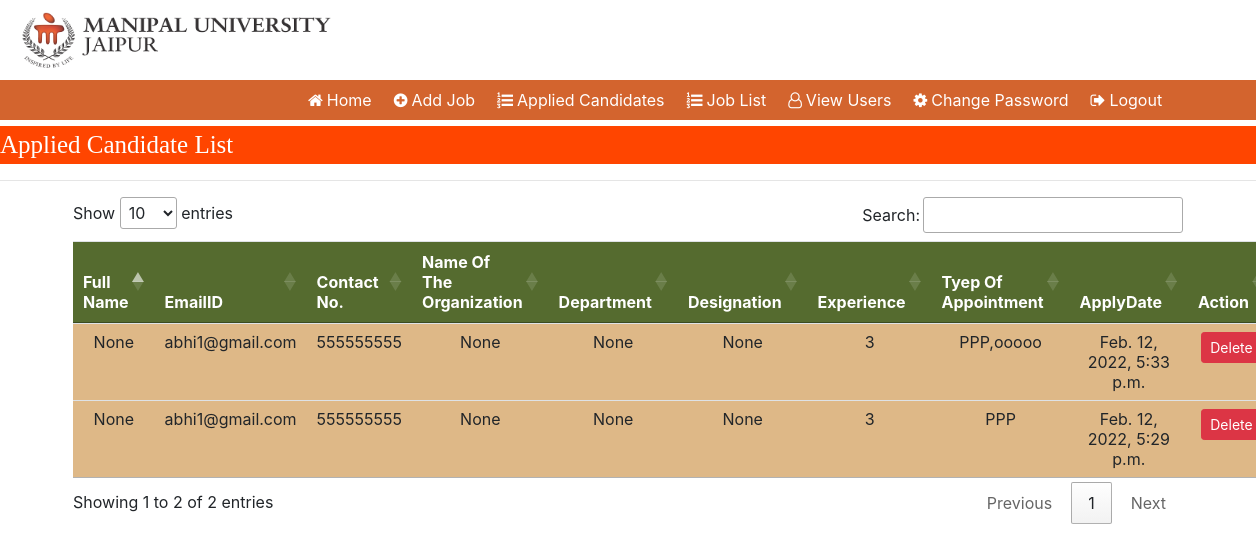
/jobaply, run on an earlier commit of the app's database.
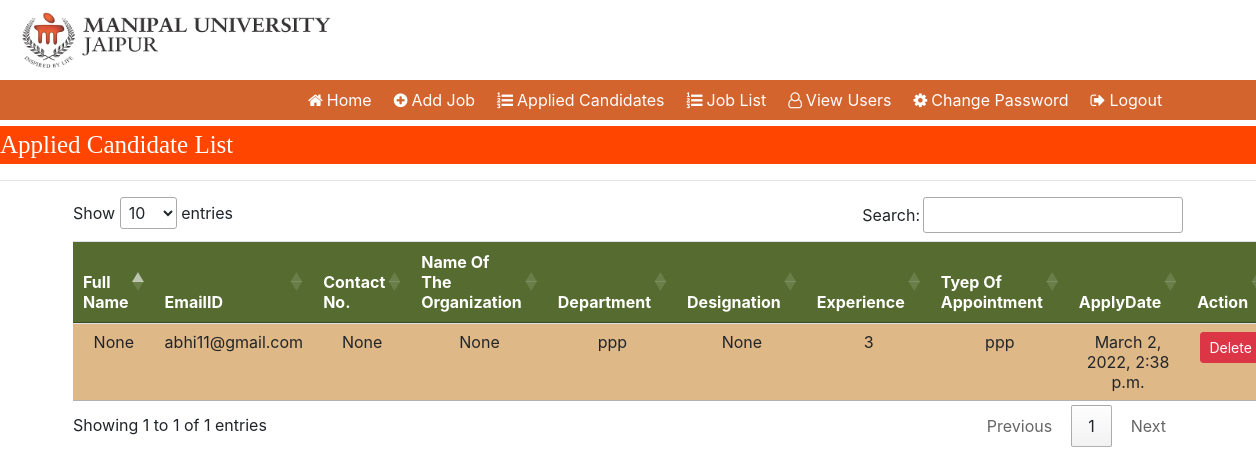
And on a later commit of the database.
### job/models.py (models this page shows, shortened)
class Applyjobs(models.Model):
    usr = models.ForeignKey(User,null=True, blank=True,on_delete=models.CASCADE)
    job = models.ForeignKey(Addjob,null=True, blank=True,on_delete=models.CASCADE)
    paymentid = models.CharField(null=True, blank=True,max_length=500)
    paid = models.CharField(null=True, blank=True,max_length=500)
    orderid = models.CharField(null=True, blank=True,max_length=500)
    verify = models.BooleanField(default=False)
    created = models.DateTimeField(auto_now_add=True, null=True, blank=True)
    updated = models.DateTimeField(auto_now=True, null=True, blank=True)

class User(AbstractBaseUser,PermissionsMixin):
    username = None
    Name = models.CharField(max_length=255, null=True,blank=True )
    middlename = models.CharField(max_length=255, null=True,blank=True )
    email = models.CharField(max_length=255, null=True,blank=True , unique=True)
    contact = models.CharField(max_length=12, null=True,blank=True)
    fname = models.CharField(max_length=255, null=True,blank=True)
    laname = models.CharField(max_length=255, null=True,blank=True)
    father = models.CharField(max_length=30, null=True,blank=True)
    mother = models.CharField(max_length=30, null=True,blank=True)
    aadhar = models.CharField(max_length=50, null=True,blank=True)
    passport = models.CharField(max_length=50, null=True,blank=True)
    pancard = models.CharField(max_length=50, null=True,blank=True)
    drivinglicens = models.CharField(max_length=50, null=True,blank=True)
    martial = models.CharField(max_length=20, null=True,blank=True)
    age = models.CharField(max_length=10, null=True,blank=True)
    gender = models.CharField(max_length=20, null=True,blank=True)
    password = models.CharField(max_length=255, null=True,blank=True)
    cpassword = models.CharField(max_length=255, null=True,blank=True)
    address1 = models.CharField(max_length=100, null=True,blank=True)
    address2 = models.CharField(max_length=100, null=True,blank=True)
    landmark = models.CharField(max_length=100, null=True,blank=True)
    state = models.CharField(max_length=100, null=True,blank=True)
    city = models.CharField(max_length=100, null=True,blank=True)
    district = models.CharField(max_length=100, null=True,blank=True)
    pin = models.CharField(max_length=100,null=True,blank=True)
    tehsil = models.CharField(max_length=200, null=True,blank=True)
    nationlity = models.CharField(max_length=200, null=True,blank=True)
    domicial = models.CharField(max_length=200, null=True,blank=True)
    domicial_certificate = models.CharField(max_length=200, null=True,blank=True)
    domicial_date = models.CharField(max_length=200, null=True,blank=True)
    domicial_district = models.CharField(max_length=200, null=True,blank=True)
    caddress1 = models.CharField(max_length=100, null=True, blank=True)
    caddress2 = models.CharField(max_length=100, null=True, blank=True)
    clandmark = models.CharField(max_length=100, null=True, blank=True)
    cstate = models.CharField(max_length=100, null=True, blank=True)
    ccity = models.CharField(max_length=100, null=True, blank=True)
    cdistrict = models.CharField(max_length=100, null=True, blank=True)
    cpin = models.CharField(max_length=100, null=True, blank=True)
    ctehsil = models.CharField(max_length=200, null=True, blank=True)
    cnationlity = models.CharField(max_length=200, null=True, blank=True)
    caste = models.CharField(max_length=200, null=True,blank=True)
    PhysicallyHandicap = models.CharField(max_length=200, null=True,blank=True)
    economically = models.CharField(max_length=200, null=True,blank=True)
    Quata = models.CharField(max_length=200, null=True,blank=True)
    Minority = models.CharField(max_length=200, null=True,blank=True)
    qualification = models.CharField(max_length=200, null=True,blank=True)
    sscuniversity = models.CharField(max_length=200, null=True,blank=True)
    ssccollege = models.CharField(max_length=200, null=True,blank=True)
    sscdate = models.CharField(max_length=200, null=True,blank=True)
    ssctotalmarks = models.CharField(max_length=200, null=True,blank=True)
    sscobtainmarks= models.CharField(max_length=200, null=True,blank=True)
    sscgrade = models.CharField(max_length=200, null=True,blank=True)
    sscdoc = models.ImageField(upload_to='sscdoc', null=True,blank=True)
    hscuniversity = models.CharField(max_length=200, null=True, blank=True)
    hsccollege = models.CharField(max_length=200, null=True, blank=True)
    hscdate = models.CharField(max_length=200, null=True, blank=True)
    hsctotalmarks = models.CharField(max_length=200, null=True, blank=True)
    hscobtainmarks = models.CharField(max_length=200, null=True, blank=True)
    hscgrade = models.CharField(max_length=200, null=True, blank=True)
    hscdoc = models.ImageField(upload_to='hscdoc', null=True, blank=True)
    graduationuniversity = models.CharField(max_length=200, null=True, blank=True)
    graduationcollege = models.CharField(max_length=200, null=True, blank=True)
    graduationdate = models.CharField(max_length=200, null=True, blank=True)
    graduationtotalmarks = models.CharField(max_length=200, null=True, blank=True)
    graduationobtainmarks = models.CharField(max_length=200, null=True, blank=True)
    graduationgrade = models.CharField(max_length=200, null=True, blank=True)
    graduationdoc = models.ImageField(upload_to='graduationdoc', null=True, blank=True)
    postgraduationuniversity = models.CharField(max_length=200, null=True, blank=True)
    postgraduationcollege = models.CharField(max_length=200, null=True, blank=True)
    postgraduationdate = models.CharField(max_length=200, null=True, blank=True)
    postgraduationtotalmarks = models.CharField(max_length=200, null=True, blank=True)
    postgraduationobtainmarks = models.CharField(max_length=200, null=True, blank=True)
    postgraduationgrade = models.CharField(max_length=200, null=True, blank=True)
    postgraduationdoc = models.ImageField(upload_to='postgraduationdoc', null=True, blank=True)
    phduniversity = models.CharField(max_length=200, null=True, blank=True)
    phdcollege = models.CharField(max_length=200, null=True, blank=True)
    phddate = models.CharField(max_length=200, null=True, blank=True)
    phdtotalmarks = models.CharField(max_length=200, null=True, blank=True)
    phdobtainmarks = models.CharField(max_length=200, null=True, blank=True)
    phdgrade = models.CharField(max_length=200, null=True, blank=True)
    phddoc = models.ImageField(upload_to='phddoc', null=True, blank=True)
    year = models.CharField(max_length=10, null=True,blank=True)
    month = models.CharField(max_length=10, null=True,blank=True)
    designation = models.CharField(max_length=100, null=True,blank=True)
    department = models.CharField(max_length=100, null=True,blank=True)
    companyname = models.CharField(max_length=100, null=True,blank=True)
    appointmen = models.CharField(max_length=100, null=True,blank=True)
    salary = models.CharField(max_length=100, null=True,blank=True)
    expectedsalary = models.CharField(max_length=100, null=True,blank=True)
    moreyear = models.CharField(max_length=10, null=True,blank=True)
    moremonth = models.CharField(max_length=10, null=True,blank=True)
    moredesignation = models.CharField(max_length=100, null=True,blank=True)
    moredepartment = models.CharField(max_length=100, null=True,blank=True)
    morecompanyname = models.CharField(max_length=100, null=True,blank=True)
    moreappointmen = models.CharField(max_length=100, null=True,blank=True)
    moresalary = models.CharField(max_length=100, null=True,blank=True)
    moreexpectedsalary = models.CharField(max_length=100, null=True,blank=True)
    profilepic = models.ImageField(upload_to='profile',blank=True,null=True)
    signature = models.ImageField(upload_to='signature',blank=True,null=True)
    type = models.CharField(max_length=15, null=True,blank=True)
    verify = models.BooleanField(default=False)
    status = models.CharField(max_length=20, null=True,blank=True)
    Education = models.CharField(max_length=20, null=True,blank=True)
    is_staff = models.BooleanField(default=False, )
    is_superuser = models.BooleanField(default=False)
    created = models.DateTimeField(auto_now_add=True, null=True, blank=True)
    updated = models.DateTimeField(auto_now=True, null=True, blank=True)
    USERNAME_FIELD = 'email'
    REQUIRED_FIELDS = []
    objects = Usermanager()

### superadmin/models.py (models this page shows)
class Addjob(models.Model):
    title = models.CharField(max_length=500, null=True, blank=True)
    startdate = models.CharField(max_length=500, null=True, blank=True)
    enddate = models.CharField(max_length=500, null=True, blank=True)
    salary = models.IntegerField( null=True, blank=True)
    logo = models.ImageField(upload_to='logo', null=True, blank=True)
    Experience = models.IntegerField()
    company = models.CharField(max_length=500, null=True, blank=True)
    skill = models.CharField(max_length=500, null=True, blank=True)
    description = models.CharField(max_length=500, null=True, blank=True)
    Education = models.CharField(max_length=500, null=True, blank=True)
    Jobtype = models.CharField(max_length=500, null=True, blank=True)
    prize = models.FloatField(null=True, blank=True)
    location = models.CharField(null=True, blank=True,max_length=500)
    created = models.DateTimeField(auto_now_add=True, null=True, blank=True)
    updated = models.DateTimeField(auto_now=True, null=True, blank=True)

### job/views.py (the view)
# urls.py: path('jobaply', jobapplied, name='joba'),
def jobapplied(request):
    uu = Applyjobs.objects.all()
    return render(request,'jobapplied.html',{'apj':uu})

### templates/jobapplied.html (shortened to what this page needs)
{%  load static %}
{%   block body %}
{%   include 'admin/admin_navigation.html'%}
<marquee style="font-family: Trebuchet MS sans-serif; font-size: 25px; color: white; background-color: orangered; margin-top: 0.5%">
       Applied Candidate List
    </marquee>
<hr>
<div class="container">
<table class="table table-hover " id="bootstrapdatatable">
    <thead>
        <tr style="background-color:darkolivegreen; color : white">
            <th>Full Name</th>
            <th>EmailID</th>
            <th>Contact No.</th>
            <th>Name Of The Organization</th>
            <th>Department</th>
			<th>Designation</th>
			<th>Experience</th>
			<th>Tyep Of Appointment</th>
            <th>ApplyDate</th>
            <th>Action</th>
        </tr>
    </thead>
        <tbody>
            {% for i in apj %}
            <tr style="background-color: #DEB887;">
                <td>{{i.usr.Name}}</td>
                <td>{{i.usr.email}}</td>
                <td>{{i.usr.contact}}</td>
                <td>{{i.usr.companyname}}</td>
                <td>{{i.usr.department}}</td>
                <td>{{i.usr.designation}}</td>
                <td>{{i.job.Experience}}</td>
                <td>{{i.job.Education}}</td>
                <td>{{i.job.created}}</td>
                <td>
                     <a  id="del-aplcan" data-id="{{ i.id }}" class="btn btn-danger btn-sm">Delete</a>
                </td>
            </tr>
            {% endfor %}
        </tbody>
</table>
</div>
{%   endblock %}

### templates/admin/admin_navigation.html (shortened to what this page needs)
<html lang="">
<head>
     {% load static %}
     <link rel="stylesheet" href="https://maxcdn.bootstrapcdn.com/bootstrap/4.5.2/css/bootstrap.min.css">
     <link rel="stylesheet" href="https://cdnjs.cloudflare.com/ajax/libs/font-awesome/4.7.0/css/font-awesome.min.css">
        <link rel="stylesheet" href="https://cdn.datatables.net/1.11.3/css/jquery.dataTables.min.css">
        <link rel="stylesheet" href="https://cdn.datatables.net/buttons/2.0.1/css/buttons.dataTables.min.css">
</head>
<body>
    <div class="container-fluid">
        <div class="row">
            <div class="col-sm-3">
                <img src="{% static 'images/MUJ logo_High.png'%}" style="margin-left:-5px;width:330px; height:80px" alt="">
            </div>
        </div>
    </div>
<nav class="navbar-expand-sm" style="background-color: rgb(211,100,046)">
    <ul class="navbar-nav">
        <li class="nav-item">
            <a class="nav-link" href="/adminhome" style="margin-left: 300px "><i class="fa fa-home mr-1"></i>Home</a>
        </li>
        <li class="nav-item">
            <a class="nav-link" href="/addjob"><i class="fa fa-plus-circle mr-1"></i>Add Job</a>
        </li>
        <li class="nav-item">
            <a class="nav-link" href="/jobaply"><i class="fa fa-list-ol mr-1"></i>Applied Candidates</a>
        </li>
        <li class="nav-item">
            <a class="nav-link" href="/joblist"><i class="fa fa-list-ol mr-1"></i>Job List</a>
        </li>
        <li class="nav-item">
            <a class="nav-link" href="/showuser"><i class="fa fa-user-o mr-1"></i>View Users</a>
        </li>
        <li class="nav-item">
            <a class="nav-link" href="/changepass"><i class="fa fa-cog mr-1"></i>Change Password</a>
        </li>
        <li class="nav-item">
            <a class="nav-link" href="{% url 'Logout'%}"> <i class="fa fa-sign-out mr-1"></i>Logout</a>
        </li>
    </ul>
</nav>
</body>
</html>

### templates/admin/admin_navigation.html (style rules this page uses)
.nav-link { color:white !important; margin-right: 6px; }

### templates/jobapplied.html (style rules this page uses)
tr { text-align: center; }

What changed in the data, as far as the page shows it:
removed Applyjobs: usr.Name "None", usr.email "abhi1@gmail.com", usr.contact "555555555", usr.companyname "None", usr.department "None", usr.designation "None", job.Experience "3", job.Education "PPP,ooooo", job.created "Feb. 12, 2022, 5:33 p.m."
removed Applyjobs: usr.Name "None", usr.email "abhi1@gmail.com", usr.contact "555555555", usr.companyname "None", usr.department "None", usr.designation "None", job.Experience "3", job.Education "PPP", job.created "Feb. 12, 2022, 5:29 p.m."
added Applyjobs: usr.Name "None", usr.email "abhi11@gmail.com", usr.contact "None", usr.companyname "None", usr.department "ppp", usr.designation "None", job.Experience "3", job.Education "ppp", job.created "March 2, 2022, 2:38 p.m."
Also different on the page:
text written by a page script: "Show entries Search: Showing 1 to 2 of 2 entries Previous 1 Next" → "Show entries Search: Showing 1 to 1 of 1 entries Previous 1 Next"
